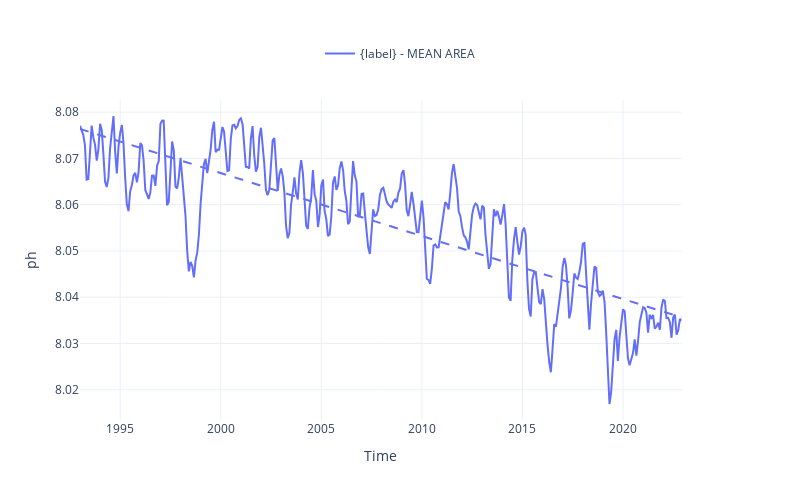

This figure's notebook cell:
### Code cell
fig = plot_timeseries_interactive(dict_plot, trendline=True, scatter_dict = None);

### Figure 1 — Plotly figure (JSON) as saved in the notebook; plotly's stock layout.template omitted (floating-point values rounded to 4 significant figures; data arrays with more than 128 entries replaced by an {"elided": "..."} marker saying what was removed)
{"data": [{"line": {"color": "#636EFA"}, "name": "{label} - MEAN AREA", "type": "scatter", "x": {"elided": "360 str values"}, "xaxis": "x", "y": {"elided": "360 float values"}, "yaxis": "y"}, {"line": {"color": "#636EFA", "dash": "dash"}, "mode": "lines", "name": "{label} - MEAN AREA (Trend)", "showlegend": false, "type": "scatter", "x": {"elided": "360 str values"}, "xaxis": "x", "y": {"elided": "360 float values"}, "yaxis": "y"}], "layout": {"height": 500, "legend": {"font": {"size": 12}, "orientation": "h", "x": 0.5, "xanchor": "center", "y": 1.1, "yanchor": "bottom"}, "title": {"text": " "}, "width": 800, "xaxis": {"anchor": "y", "domain": [0, 0.94], "title": {"text": "Time"}}, "yaxis": {"anchor": "x", "domain": [0, 1], "title": {"text": "ph"}}, "yaxis2": {"anchor": "x", "overlaying": "y", "side": "right"}}}
